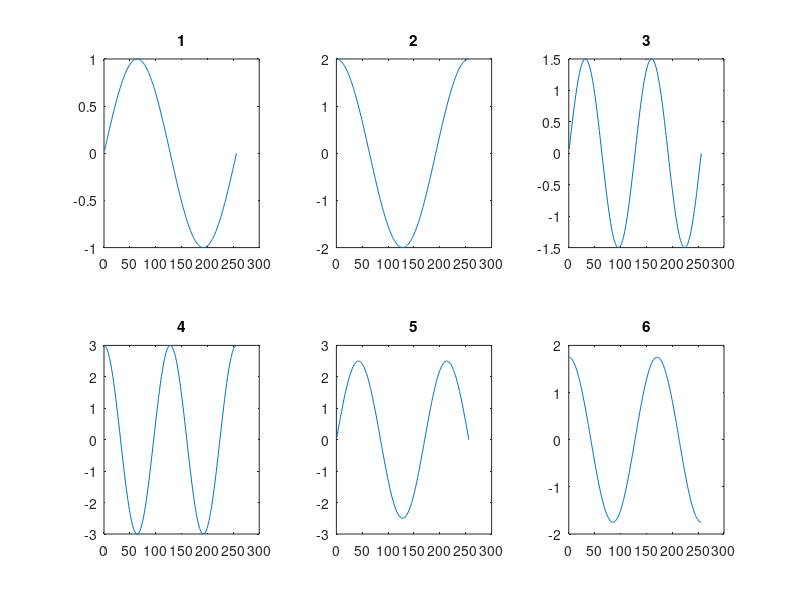
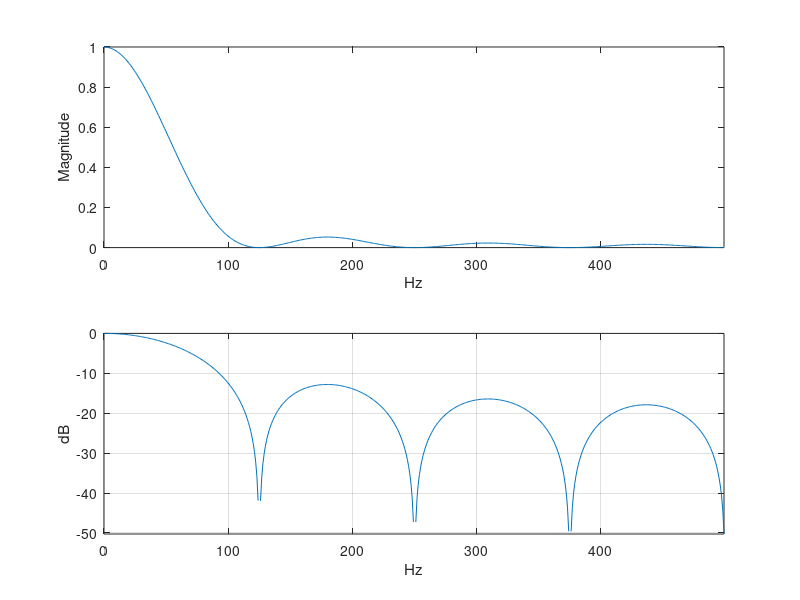

Write MATLAB code to recreate these figures, in order. (Note: this script raises an error after producing the figures.)
%% Covariance
% https://www.mathworks.com/help/matlab/ref/cov.html
clc
clear
% A = [5 0 3 7; 1 -5 7 3; 4 9 8 10];
A = [1 2 3 4];
cov(A)
std(A)

s = 0;
for i = 1:4
    s = s + (A(i) - mean(A))^2;
end
s/3
%% Correlation coefficients
% https://www.mathworks.com/help/matlab/ref/corrcoef.html

% If C is the covariance matrix, 
% C = COV(X), then CORRCOEF(X) is the matrix whose 
% (i,j)'th element is C(i,j)/SQRT(C(i,i)*C(j,j)).

x = randn(6,1);
y = randn(6,1);
A = [x y 2*y+3];
R = corrcoef(A)

A = [5 0 3 7; 1 -5 7 3; 4 9 8 10];
C = corrcoef(A)


%% example 1
clc
clear
x(:,1)=[25, 40, 120, 75, 150, 300, 270, 400, 450, 575]'; 
x(:,2)=[30, 80, 150, 80, 200, 350, 240, 320, 470, 583]'; 
mean(x(:,1))
mean(x(:,2))

std(x(:,1)) ^ 2
std(x(:,2)) ^ 2

plot(x(:,1),'bo') 
hold on 
plot(x(:,2),'r*') 
cov(x,1) 
corrcoef(x)

%% example 2
clc
clear
close
N = 256;                    % Number of data points in each  waveform 
n = (1:N)/N;                % Generate 1 sec of data 
x(:,1) = sin(2*pi*n)';      % Generate a 1 Hz sin 
x(:,2) = 2*cos(2*pi*n)';    % Generate a 1 Hz cos 
x(:,3) = 1.5*sin(4*pi*n)';  % Generate a 2 Hz sin 
x(:,4) = 3*cos(4*pi*n)';    % Generate a 2 Hz cos 
x(:,5) = 2.5*sin(3*pi*n)';  % Generate a 1.5 Hz sin 
x(:,6) = 1.75*cos(3*pi*n)'; % Generate a 1.5 Hz cos   
S = cov(x);                  % Print covariance matrix 
C = corrcoef(x);             %  and correlation matrix 
for i = 1:6 
    subplot(2,3,i) 
    plot(x(:,i))
    title(i)
end
figure
plot(x)
legend()


%% Cross-correlation
% https://www.mathworks.com/help/matlab/ref/xcorr.html

A = [1 2 3 4 3 2 1];
n = length(A);
[c, lag] = xcorr(A', 'coeff');
c'
lag1 = lag(n:n+fix(n/2))
plot(c(n:n+fix(n/2)))


%% Cross-covariance
% https://www.mathworks.com/help/matlab/ref/xcov.html

%% moving average filter
% frequency response of hanning filter
clc
close
clear

fs=1000; 
nfft=1024; 
h=(1/4)*[1, 2, 1]; 
f=(0:((nfft/2)-1))*fs/nfft; 
Y=fft(h,nfft); 
PS=abs(Y).^2; 
subplot(211) 
plot(f,PS(1:((nfft/2)))); 
axis tight 
xlabel('Hz'); 
ylabel('Magnitude'); 
subplot(212) 
plot(f,10*log10(PS(1:((nfft/2))))); 
axis tight 
grid; 
xlabel('Hz'); 
ylabel('dB');
 

%% moving average filter
% frequency response of 8-point MA filter
clc
clear
close

fs=1000; 
nfft=1024; 
for i=1:8 
    x(i)=1/8; 
end
f=(0:((nfft/2)-1))*fs/nfft; 
y=fft(x,nfft); 
PS=abs(y).^2; 
subplot(211) 
plot(f,PS(1:((nfft/2)))); 
axis tight 
xlabel('Hz'); 
ylabel('Magnitude'); 
subplot(212) 
plot(f,10*log10(PS(1:((nfft/2))))); 
axis tight 
grid; 
xlabel('Hz'); 
ylabel('dB');

%% Power Spectra of the ECG
ecg = load('./SIGNAL_DATA_FILES/ecg_hfn.dat');
fs=1000; 
nfft=4096; 
f=(0:((nfft/2)-1))*fs/nfft; 
Y_ecg=fft(ecg(1:nfft),nfft); 
PS_ecg=abs(Y_ecg).^2; 
PS_ecg=PS_ecg/PS_ecg(1); 

figure 
subplot(211) 
plot((1:nfft)/fs,ecg(1:nfft)) 
axis tight; 
xlabel('Time in seconds'); 
ylabel('Original ECG'); 
axis tight
grid; 

subplot(212) 
plot(f,10*log10(PS_ecg(1:((nfft/2))))); 
axis([0 500  -80 0]) 
grid; 
xlabel('Hz'); 
ylabel('dB');


%%
parfor i =1:8
    x(i) = 1/8
end

%% Filter design by Weiner Hopf Equations

b  =  conv(b,xn); % Apply Weiner Hopf Equations 
subplot(3,1,2); 
y =  filter(b,1,xn); %  Filter data using optimum filter weights 
plot(t,y,'k'); %  Plot filtered data 
xlabel('Time(sec)'); 
ylabel('y(t)'); 
axis([0 1 1.2* min(y) 1.2* max(y)]) 
title('After Optimal Filtering');